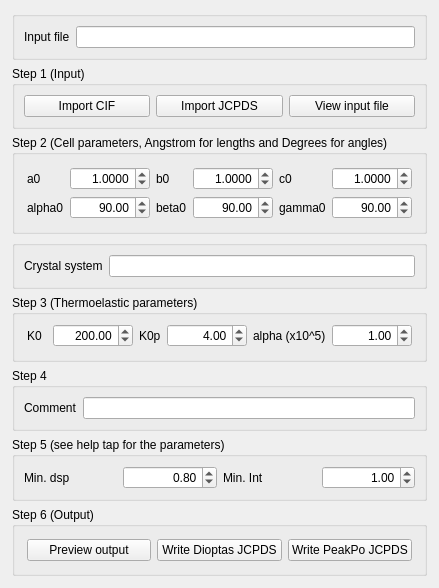
          <widget class="QWidget" name="tab_Editor">
           <attribute name="title">
            <string>Editor</string>
           </attribute>
           <layout class="QVBoxLayout" name="verticalLayout_7">
            <property name="leftMargin">
             <number>12</number>
            </property>
            <property name="rightMargin">
             <number>12</number>
            </property>
            <property name="bottomMargin">
             <number>12</number>
            </property>
            <item>
             <widget class="QGroupBox" name="groupBox_7">
              <property name="sizePolicy">
               <sizepolicy hsizetype="Preferred" vsizetype="Fixed">
                <horstretch>0</horstretch>
                <verstretch>0</verstretch>
               </sizepolicy>
              </property>
              <property name="title">
               <string/>
              </property>
              <property name="flat">
               <bool>false</bool>
              </property>
              <layout class="QHBoxLayout" name="horizontalLayout_6">
               <item>
                <widget class="QLabel" name="label_7">
                 <property name="text">
                  <string>Input file</string>
                 </property>
                </widget>
               </item>
               <item>
                <widget class="QLineEdit" name="lineEdit_SourceFile">
                 <property name="readOnly">
                  <bool>true</bool>
                 </property>
                </widget>
               </item>
              </layout>
             </widget>
            </item>
            <item>
             <widget class="QGroupBox" name="groupBox_4">
              <property name="sizePolicy">
               <sizepolicy hsizetype="Preferred" vsizetype="Fixed">
                <horstretch>0</horstretch>
                <verstretch>0</verstretch>
               </sizepolicy>
              </property>
              <property name="title">
               <string>Step 1 (Input)</string>
              </property>
              <property name="flat">
               <bool>false</bool>
              </property>
              <layout class="QHBoxLayout" name="horizontalLayout_2">
               <item>
                <widget class="QPushButton" name="pushButton_ImportCIF">
                 <property name="sizePolicy">
                  <sizepolicy hsizetype="Minimum" vsizetype="Fixed">
                   <horstretch>0</horstretch>
                   <verstretch>0</verstretch>
                  </sizepolicy>
                 </property>
                 <property name="minimumSize">
                  <size>
                   <width>0</width>
                   <height>0</height>
                  </size>
                 </property>
                 <property name="maximumSize">
                  <size>
                   <width>16777215</width>
                   <height>16777215</height>
                  </size>
                 </property>
                 <property name="toolTip">
                  <string>Open the first CHI file</string>
                 </property>
                 <property name="text">
                  <string>Import CIF</string>
                 </property>
                </widget>
               </item>
               <item>
                <widget class="QPushButton" name="pushButton_ImportJCPDS">
                 <property name="text">
                  <string>Import JCPDS</string>
                 </property>
                </widget>
               </item>
               <item>
                <widget class="QPushButton" name="pushButton_ViewInputFile">
                 <property name="text">
                  <string>View input file</string>
                 </property>
                </widget>
               </item>
              </layout>
             </widget>
            </item>
            <item>
             <widget class="QGroupBox" name="groupBox_28">
              <property name="sizePolicy">
               <sizepolicy hsizetype="Preferred" vsizetype="Fixed">
                <horstretch>0</horstretch>
                <verstretch>0</verstretch>
               </sizepolicy>
              </property>
              <property name="minimumSize">
               <size>
                <width>0</width>
                <height>0</height>
               </size>
              </property>
              <property name="title">
               <string>Step 2 (Cell parameters, Angstrom for lengths and Degrees for angles)</string>
              </property>
              <property name="flat">
               <bool>false</bool>
              </property>
              <layout class="QGridLayout" name="gridLayout">
               <property name="leftMargin">
                <number>12</number>
               </property>
               <property name="topMargin">
                <number>12</number>
               </property>
               <property name="rightMargin">
                <number>12</number>
               </property>
               <property name="bottomMargin">
                <number>12</number>
               </property>
               <item row="0" column="3">
                <widget class="QLabel" name="label_2">
                 <property name="text">
                  <string>b0</string>
                 </property>
                </widget>
               </item>
               <item row="4" column="4">
                <widget class="QDoubleSpinBox" name="doubleSpinBox_CellParamBeta">
                 <property name="sizePolicy">
                  <sizepolicy hsizetype="Fixed" vsizetype="Fixed">
                   <horstretch>0</horstretch>
                   <verstretch>0</verstretch>
                  </sizepolicy>
                 </property>
                 <property name="minimumSize">
                  <size>
                   <width>80</width>
                   <height>0</height>
                  </size>
                 </property>
                 <property name="alignment">
                  <set>Qt::AlignRight|Qt::AlignTrailing|Qt::AlignVCenter</set>
                 </property>
                 <property name="maximum">
                  <double>360.000000000000000</double>
                 </property>
                 <property name="singleStep">
                  <double>0.000000000000000</double>
                 </property>
                 <property name="value">
                  <double>90.000000000000000</double>
                 </property>
                </widget>
               </item>
               <item row="0" column="0">
                <widget class="QLabel" name="label">
                 <property name="text">
                  <string>a0</string>
                 </property>
                </widget>
               </item>
               <item row="4" column="0">
                <widget class="QLabel" name="label_5">
                 <property name="text">
                  <string>alpha0</string>
                 </property>
                </widget>
               </item>
               <item row="0" column="7">
                <widget class="QDoubleSpinBox" name="doubleSpinBox_CellParamC">
                 <property name="sizePolicy">
                  <sizepolicy hsizetype="Fixed" vsizetype="Fixed">
                   <horstretch>0</horstretch>
                   <verstretch>0</verstretch>
                  </sizepolicy>
                 </property>
                 <property name="minimumSize">
                  <size>
                   <width>80</width>
                   <height>0</height>
                  </size>
                 </property>
                 <property name="alignment">
                  <set>Qt::AlignRight|Qt::AlignTrailing|Qt::AlignVCenter</set>
                 </property>
                 <property name="decimals">
                  <number>4</number>
                 </property>
                 <property name="singleStep">
                  <double>0.000100000000000</double>
                 </property>
                 <property name="value">
                  <double>1.000000000000000</double>
                 </property>
                </widget>
               </item>
               <item row="0" column="1">
                <widget class="QDoubleSpinBox" name="doubleSpinBox_CellParamA">
                 <property name="sizePolicy">
                  <sizepolicy hsizetype="Fixed" vsizetype="Fixed">
                   <horstretch>0</horstretch>
                   <verstretch>0</verstretch>
                  </sizepolicy>
                 </property>
                 <property name="minimumSize">
                  <size>
                   <width>80</width>
                   <height>0</height>
                  </size>
                 </property>
                 <property name="alignment">
                  <set>Qt::AlignRight|Qt::AlignTrailing|Qt::AlignVCenter</set>
                 </property>
                 <property name="decimals">
                  <number>4</number>
                 </property>
                 <property name="singleStep">
                  <double>0.001000000000000</double>
                 </property>
                 <property name="value">
                  <double>1.000000000000000</double>
                 </property>
                </widget>
               </item>
               <item row="0" column="4">
                <widget class="QDoubleSpinBox" name="doubleSpinBox_CellParamB">
                 <property name="sizePolicy">
                  <sizepolicy hsizetype="Fixed" vsizetype="Fixed">
                   <horstretch>0</horstretch>
                   <verstretch>0</verstretch>
                  </sizepolicy>
                 </property>
                 <property name="minimumSize">
                  <size>
                   <width>80</width>
                   <height>0</height>
                  </size>
                 </property>
                 <property name="alignment">
                  <set>Qt::AlignRight|Qt::AlignTrailing|Qt::AlignVCenter</set>
                 </property>
                 <property name="decimals">
                  <number>4</number>
                 </property>
                 <property name="singleStep">
                  <double>0.000100000000000</double>
                 </property>
                 <property name="value">
                  <double>1.000000000000000</double>
                 </property>
                </widget>
               </item>
               <item row="0" column="6">
                <widget class="QLabel" name="label_4">
                 <property name="text">
                  <string>c0</string>
                 </property>
                </widget>
               </item>
               <item row="4" column="3">
                <widget class="QLabel" name="label_6">
                 <property name="text">
                  <string>beta0</string>
                 </property>
                </widget>
               </item>
               <item row="4" column="7">
                <widget class="QDoubleSpinBox" name="doubleSpinBox_CellParamGamma">
                 <property name="sizePolicy">
                  <sizepolicy hsizetype="Fixed" vsizetype="Fixed">
                   <horstretch>0</horstretch>
                   <verstretch>0</verstretch>
                  </sizepolicy>
                 </property>
                 <property name="minimumSize">
                  <size>
                   <width>80</width>
                   <height>0</height>
                  </size>
                 </property>
                 <property name="alignment">
                  <set>Qt::AlignRight|Qt::AlignTrailing|Qt::AlignVCenter</set>
                 </property>
                 <property name="maximum">
                  <double>360.000000000000000</double>
                 </property>
                 <property name="singleStep">
                  <double>0.010000000000000</double>
                 </property>
                 <property name="value">
                  <double>90.000000000000000</double>
                 </property>
                </widget>
               </item>
               <item row="4" column="6">
                <widget class="QLabel" name="label_12">
                 <property name="text">
                  <string>gamma0</string>
                 </property>
                </widget>
               </item>
               <item row="4" column="1">
                <widget class="QDoubleSpinBox" name="doubleSpinBox_CellParamAlpha">
                 <property name="sizePolicy">
                  <sizepolicy hsizetype="Fixed" vsizetype="Fixed">
                   <horstretch>0</horstretch>
                   <verstretch>0</verstretch>
                  </sizepolicy>
                 </property>
                 <property name="minimumSize">
                  <size>
                   <width>80</width>
                   <height>0</height>
                  </size>
                 </property>
                 <property name="alignment">
                  <set>Qt::AlignRight|Qt::AlignTrailing|Qt::AlignVCenter</set>
                 </property>
                 <property name="decimals">
                  <number>2</number>
                 </property>
                 <property name="maximum">
                  <double>360.000000000000000</double>
                 </property>
                 <property name="singleStep">
                  <double>0.010000000000000</double>
                 </property>
                 <property name="value">
                  <double>90.000000000000000</double>
                 </property>
                </widget>
               </item>
              </layout>
             </widget>
            </item>
            <item>
             <widget class="QGroupBox" name="groupBox_6">
              <property name="sizePolicy">
               <sizepolicy hsizetype="Preferred" vsizetype="Fixed">
                <horstretch>0</horstretch>
                <verstretch>0</verstretch>
               </sizepolicy>
              </property>
              <property name="title">
               <string/>
              </property>
              <property name="flat">
               <bool>false</bool>
              </property>
              <layout class="QHBoxLayout" name="horizontalLayout_5">
               <item>
                <widget class="QLabel" name="label_13">
                 <property name="text">
                  <string>Crystal system</string>
                 </property>
                </widget>
               </item>
               <item>
                <widget class="QLineEdit" name="lineEdit_CrystalSystem">
                 <property name="minimumSize">
                  <size>
                   <width>80</width>
                   <height>0</height>
                  </size>
                 </property>
                 <property name="readOnly">
                  <bool>true</bool>
                 </property>
                </widget>
               </item>
              </layout>
             </widget>
            </item>
            <item>
             <widget class="QGroupBox" name="groupBox_2">
              <property name="sizePolicy">
               <sizepolicy hsizetype="Preferred" vsizetype="Fixed">
                <horstretch>0</horstretch>
                <verstretch>0</verstretch>
               </sizepolicy>
              </property>
              <property name="title">
               <string>Step 3 (Thermoelastic parameters)</string>
              </property>
              <property name="flat">
               <bool>false</bool>
              </property>
              <layout class="QGridLayout" name="gridLayout_8">
               <property name="leftMargin">
                <number>12</number>
               </property>
               <property name="rightMargin">
                <number>12</number>
               </property>
               <property name="bottomMargin">
                <number>12</number>
               </property>
               <property name="spacing">
                <number>-1</number>
               </property>
               <item row="2" column="3">
                <widget class="QDoubleSpinBox" name="doubleSpinBox_K0p">
                 <property name="sizePolicy">
                  <sizepolicy hsizetype="Minimum" vsizetype="Fixed">
                   <horstretch>0</horstretch>
                   <verstretch>0</verstretch>
                  </sizepolicy>
                 </property>
                 <property name="minimumSize">
                  <size>
                   <width>80</width>
                   <height>0</height>
                  </size>
                 </property>
                 <property name="alignment">
                  <set>Qt::AlignRight|Qt::AlignTrailing|Qt::AlignVCenter</set>
                 </property>
                 <property name="maximum">
                  <double>10.000000000000000</double>
                 </property>
                 <property name="singleStep">
                  <double>0.100000000000000</double>
                 </property>
                 <property name="value">
                  <double>4.000000000000000</double>
                 </property>
                </widget>
               </item>
               <item row="2" column="2">
                <widget class="QLabel" name="label_17">
                 <property name="text">
                  <string>K0p</string>
                 </property>
                </widget>
               </item>
               <item row="2" column="4">
                <widget class="QLabel" name="label_21">
                 <property name="text">
                  <string>alpha (x10^5)</string>
                 </property>
                </widget>
               </item>
               <item row="2" column="1">
                <widget class="QDoubleSpinBox" name="doubleSpinBox_K0">
                 <property name="sizePolicy">
                  <sizepolicy hsizetype="Minimum" vsizetype="Fixed">
                   <horstretch>0</horstretch>
                   <verstretch>0</verstretch>
                  </sizepolicy>
                 </property>
                 <property name="minimumSize">
                  <size>
                   <width>80</width>
                   <height>0</height>
                  </size>
                 </property>
                 <property name="alignment">
                  <set>Qt::AlignRight|Qt::AlignTrailing|Qt::AlignVCenter</set>
                 </property>
                 <property name="maximum">
                  <double>1000.000000000000000</double>
                 </property>
                 <property name="singleStep">
                  <double>1.000000000000000</double>
                 </property>
                 <property name="value">
                  <double>200.000000000000000</double>
                 </property>
                </widget>
               </item>
               <item row="2" column="5">
                <widget class="QDoubleSpinBox" name="doubleSpinBox_ThermExpan">
                 <property name="sizePolicy">
                  <sizepolicy hsizetype="Minimum" vsizetype="Fixed">
                   <horstretch>0</horstretch>
                   <verstretch>0</verstretch>
                  </sizepolicy>
                 </property>
                 <property name="minimumSize">
                  <size>
                   <width>80</width>
                   <height>0</height>
                  </size>
                 </property>
                 <property name="alignment">
                  <set>Qt::AlignRight|Qt::AlignTrailing|Qt::AlignVCenter</set>
                 </property>
                 <property name="decimals">
                  <number>2</number>
                 </property>
                 <property name="maximum">
                  <double>100.000000000000000</double>
                 </property>
                 <property name="singleStep">
                  <double>0.010000000000000</double>
                 </property>
                 <property name="value">
                  <double>1.000000000000000</double>
                 </property>
                </widget>
               </item>
               <item row="2" column="0">
                <widget class="QLabel" name="label_16">
                 <property name="text">
                  <string>K0</string>
                 </property>
                </widget>
               </item>
              </layout>
             </widget>
            </item>
            <item>
             <widget class="QGroupBox" name="groupBox_5">
              <property name="sizePolicy">
               <sizepolicy hsizetype="Preferred" vsizetype="Fixed">
                <horstretch>0</horstretch>
                <verstretch>0</verstretch>
               </sizepolicy>
              </property>
              <property name="title">
               <string>Step 4</string>
              </property>
              <property name="flat">
               <bool>false</bool>
              </property>
              <layout class="QHBoxLayout" name="horizontalLayout_4">
               <item>
                <widget class="QLabel" name="label_3">
                 <property name="text">
                  <string>Comment</string>
                 </property>
                </widget>
               </item>
               <item>
                <widget class="QLineEdit" name="lineEdit_Comment"/>
               </item>
              </layout>
             </widget>
            </item>
            <item>
             <widget class="QGroupBox" name="groupBox_3">
              <property name="sizePolicy">
               <sizepolicy hsizetype="Preferred" vsizetype="Fixed">
                <horstretch>0</horstretch>
                <verstretch>0</verstretch>
               </sizepolicy>
              </property>
              <property name="minimumSize">
               <size>
                <width>0</width>
                <height>0</height>
               </size>
              </property>
              <property name="title">
               <string>Step 5 (see help tap for the parameters)</string>
              </property>
              <property name="flat">
               <bool>false</bool>
              </property>
              <layout class="QHBoxLayout" name="horizontalLayout">
               <item>
                <widget class="QLabel" name="label_24">
                 <property name="text">
                  <string>Min. dsp</string>
                 </property>
                </widget>
               </item>
               <item>
                <widget class="QDoubleSpinBox" name="doubleSpinBox_MinDsp">
                 <property name="sizePolicy">
                  <sizepolicy hsizetype="Minimum" vsizetype="Fixed">
                   <horstretch>0</horstretch>
                   <verstretch>0</verstretch>
                  </sizepolicy>
                 </property>
                 <property name="minimumSize">
                  <size>
                   <width>80</width>
                   <height>0</height>
                  </size>
                 </property>
                 <property name="alignment">
                  <set>Qt::AlignRight|Qt::AlignTrailing|Qt::AlignVCenter</set>
                 </property>
                 <property name="minimum">
                  <double>0.100000000000000</double>
                 </property>
                 <property name="singleStep">
                  <double>0.010000000000000</double>
                 </property>
                 <property name="value">
                  <double>0.800000000000000</double>
                 </property>
                </widget>
               </item>
               <item>
                <widget class="QLabel" name="label_20">
                 <property name="text">
                  <string>Min. Int</string>
                 </property>
                </widget>
               </item>
               <item>
                <widget class="QDoubleSpinBox" name="doubleSpinBox_MinInt">
                 <property name="sizePolicy">
                  <sizepolicy hsizetype="Minimum" vsizetype="Fixed">
                   <horstretch>0</horstretch>
                   <verstretch>0</verstretch>
                  </sizepolicy>
                 </property>
                 <property name="minimumSize">
                  <size>
                   <width>80</width>
                   <height>0</height>
                  </size>
                 </property>
                 <property name="alignment">
                  <set>Qt::AlignRight|Qt::AlignTrailing|Qt::AlignVCenter</set>
                 </property>
                 <property name="value">
                  <double>1.000000000000000</double>
                 </property>
                </widget>
               </item>
              </layout>
             </widget>
            </item>
            <item>
             <widget class="QGroupBox" name="groupBox">
              <property name="sizePolicy">
               <sizepolicy hsizetype="Preferred" vsizetype="Fixed">
                <horstretch>0</horstretch>
                <verstretch>0</verstretch>
               </sizepolicy>
              </property>
              <property name="autoFillBackground">
               <bool>false</bool>
              </property>
              <property name="title">
               <string>Step 6 (Output)</string>
              </property>
              <property name="flat">
               <bool>false</bool>
              </property>
              <layout class="QHBoxLayout" name="horizontalLayout_3">
               <property name="spacing">
                <number>-1</number>
               </property>
               <property name="leftMargin">
                <number>12</number>
               </property>
               <property name="topMargin">
                <number>12</number>
               </property>
               <property name="rightMargin">
                <number>12</number>
               </property>
               <property name="bottomMargin">
                <number>12</number>
               </property>
               <item>
                <widget class="QPushButton" name="pushButton_CalculateJCPDS">
                 <property name="text">
                  <string>Preview output</string>
                 </property>
                </widget>
               </item>
               <item>
                <widget class="QPushButton" name="pushButton_WriteDioptasJCPDS">
                 <property name="text">
                  <string>Write Dioptas JCPDS</string>
                 </property>
                </widget>
               </item>
               <item>
                <widget class="QPushButton" name="pushButton_WriteJCPDS">
                 <property name="toolTip">
                  <string>Set pressure to 1 bar</string>
                 </property>
                 <property name="text">
                  <string>Write PeakPo JCPDS</string>
                 </property>
                </widget>
               </item>
              </layout>
             </widget>
            </item>
           </layout>
          </widget>
